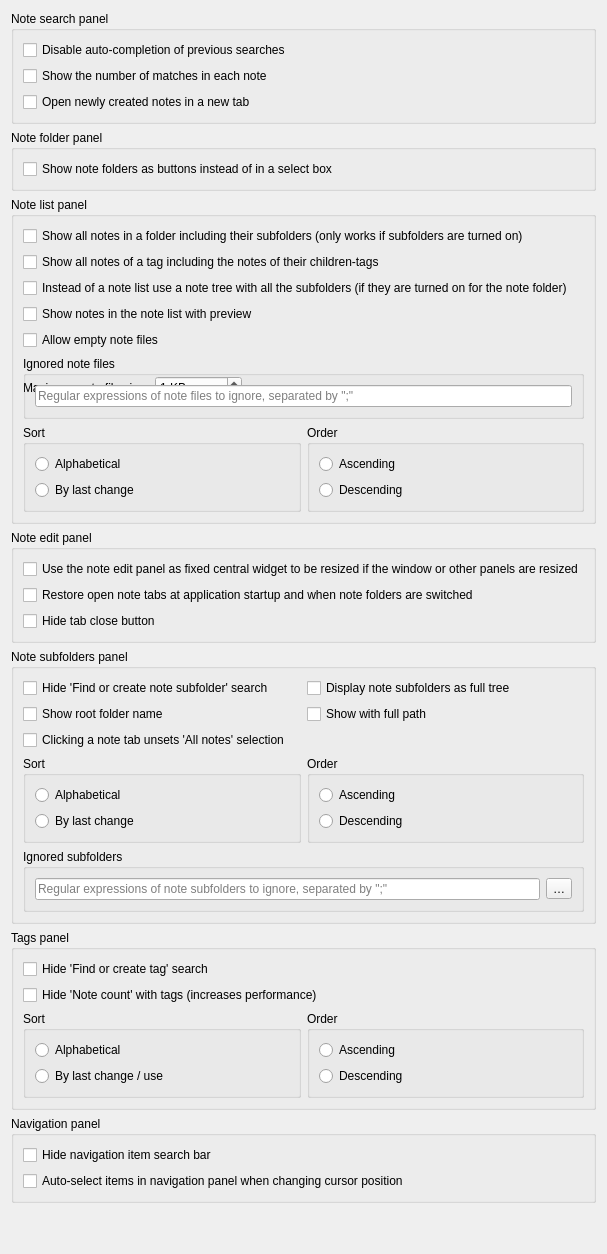
           <widget class="QWidget" name="panelsPage">
            <property name="enabled">
             <bool>true</bool>
            </property>
            <layout class="QGridLayout" name="gridLayout_63">
             <item row="2" column="0">
              <widget class="QGroupBox" name="notesPanelGroupBox">
               <property name="title">
                <string>Note list panel</string>
               </property>
               <layout class="QGridLayout" name="gridLayout_61">
                <item row="0" column="1" colspan="2">
                 <widget class="QCheckBox" name="noteSubfoldersPanelShowNotesRecursivelyCheckBox">
                  <property name="text">
                   <string>Show all notes in a folder including their subfolders (only works if subfolders are turned on)</string>
                  </property>
                 </widget>
                </item>
                <item row="1" column="1" colspan="2">
                 <widget class="QCheckBox" name="taggingShowNotesRecursivelyCheckBox">
                  <property name="text">
                   <string>Show all notes of a tag including the notes of their children-tags</string>
                  </property>
                 </widget>
                </item>
                 <item row="2" column="1" colspan="2">
                  <widget class="QCheckBox" name="enableNoteTreeCheckBox">
                   <property name="text">
                    <string>Instead of a note list use a note tree with all the subfolders (if they are turned on for the note folder)</string>
                   </property>
                  </widget>
                 </item>
                 <item row="3" column="1" colspan="2">
                  <widget class="QCheckBox" name="noteListPreviewCheckBox">
                   <property name="text">
                    <string>Show notes in the note list with preview</string>
                   </property>
                  </widget>
                 </item>
                  <item row="4" column="1" colspan="2">
                   <widget class="QCheckBox" name="allowEmptyNotesCheckBox">
                    <property name="text">
                     <string>Allow empty note files</string>
                    </property>
                   </widget>
                  </item>
                  <item row="5" column="1" colspan="2">
                   <widget class="QFrame" name="maxNoteFileSizeFrame">
                  <property name="minimumSize">
                   <size>
                    <width>0</width>
                    <height>0</height>
                   </size>
                  </property>
                  <property name="toolTip">
                   <string>Notes larger than this will not be shown in the note list</string>
                  </property>
                  <layout class="QHBoxLayout" name="horizontalLayout_16">
                   <property name="leftMargin">
                    <number>0</number>
                   </property>
                   <property name="topMargin">
                    <number>0</number>
                   </property>
                   <property name="rightMargin">
                    <number>0</number>
                   </property>
                   <property name="bottomMargin">
                    <number>0</number>
                   </property>
                   <item>
                    <widget class="QLabel" name="maxNoteFileSizeLabel">
                     <property name="text">
                      <string>Maximum note file size:</string>
                     </property>
                    </widget>
                   </item>
                   <item>
                    <widget class="QSpinBox" name="maxNoteFileSizeSpinBox">
                     <property name="suffix">
                      <string notr="true"> KB</string>
                     </property>
                     <property name="minimum">
                      <number>1</number>
                     </property>
                     <property name="maximum">
                      <number>1000000</number>
                     </property>
                    </widget>
                   </item>
                   <item>
                    <spacer name="maxNoteFileSizeSpacer">
                     <property name="orientation">
                      <enum>Qt::Orientation::Horizontal</enum>
                     </property>
                     <property name="sizeHint" stdset="0">
                      <size>
                       <width>40</width>
                       <height>20</height>
                      </size>
                     </property>
                    </spacer>
                   </item>
                  </layout>
                 </widget>
                </item>
                <item row="6" column="1">
                  <widget class="QGroupBox" name="notesPanelSortGroupBox">
                  <property name="title">
                   <string>Sort</string>
                  </property>
                  <layout class="QVBoxLayout" name="verticalLayout_16">
                   <item>
                    <widget class="QRadioButton" name="notesPanelSortAlphabeticalRadioButton">
                     <property name="text">
                      <string>Alphabetical</string>
                     </property>
                    </widget>
                   </item>
                   <item>
                    <widget class="QRadioButton" name="notesPanelSortByLastChangeRadioButton">
                     <property name="text">
                      <string>By last change</string>
                     </property>
                    </widget>
                   </item>
                  </layout>
                 </widget>
                </item>
                <item row="6" column="2">
                  <widget class="QGroupBox" name="notesPanelOrderGroupBox">
                  <property name="enabled">
                   <bool>true</bool>
                  </property>
                  <property name="title">
                   <string>Order</string>
                  </property>
                  <layout class="QVBoxLayout" name="verticalLayout_15">
                   <item>
                    <widget class="QRadioButton" name="notesPanelOrderAscendingRadioButton">
                     <property name="enabled">
                      <bool>true</bool>
                     </property>
                     <property name="text">
                      <string>Ascending</string>
                     </property>
                    </widget>
                   </item>
                   <item>
                    <widget class="QRadioButton" name="notesPanelOrderDescendingRadioButton">
                     <property name="text">
                      <string>Descending</string>
                     </property>
                    </widget>
                   </item>
                  </layout>
                 </widget>
                </item>
                <item row="5" column="1" colspan="2">
                  <widget class="QGroupBox" name="groupBox_39">
                  <property name="toolTip">
                   <string>Regular expressions of note files to ignore, separated by &quot;;&quot;</string>
                  </property>
                  <property name="title">
                   <string>Ignored note files</string>
                  </property>
                  <layout class="QHBoxLayout" name="horizontalLayout_14">
                   <item>
                    <widget class="QLineEdit" name="ignoredNoteFilesLineEdit">
                     <property name="placeholderText">
                      <string>Regular expressions of note files to ignore, separated by &quot;;&quot;</string>
                     </property>
                     <property name="clearButtonEnabled">
                      <bool>true</bool>
                     </property>
                    </widget>
                   </item>
                </layout>
               </widget>
              </item>
              </layout>
             </widget>
            </item>
             <item row="4" column="0">
              <widget class="QGroupBox" name="noteSubfoldersPanelGroupBox">
               <property name="title">
                <string>Note subfolders panel</string>
               </property>
               <layout class="QGridLayout" name="gridLayout_56">
                <item row="5" column="0">
                 <widget class="QGroupBox" name="noteSubfoldersPanelSortGroupBox">
                  <property name="title">
                   <string>Sort</string>
                  </property>
                  <layout class="QVBoxLayout" name="verticalLayout_17">
                   <item>
                    <widget class="QRadioButton" name="noteSubfoldersPanelSortAlphabeticalRadioButton">
                     <property name="text">
                      <string>Alphabetical</string>
                     </property>
                    </widget>
                   </item>
                   <item>
                    <widget class="QRadioButton" name="noteSubfoldersPanelSortByLastChangeRadioButton">
                     <property name="text">
                      <string>By last change</string>
                     </property>
                    </widget>
                   </item>
                  </layout>
                 </widget>
                </item>
                <item row="0" column="1">
                 <widget class="QCheckBox" name="noteSubfoldersPanelDisplayAsFullTreeCheckBox">
                  <property name="text">
                   <string>Display note subfolders as full tree</string>
                  </property>
                 </widget>
                </item>
                <item row="1" column="1">
                 <widget class="QCheckBox" name="noteSubfoldersPanelShowFullPathCheckBox">
                  <property name="text">
                   <string>Show with full path</string>
                  </property>
                 </widget>
                </item>
                <item row="6" column="0" colspan="2">
                 <widget class="QGroupBox" name="groupBox_30">
                  <property name="toolTip">
                   <string>Regular expressions of note subfolders to ignore, separated by &quot;;&quot;</string>
                  </property>
                  <property name="title">
                   <string>Ignored subfolders</string>
                  </property>
                  <layout class="QHBoxLayout" name="horizontalLayout_10">
                   <item>
                    <widget class="QLineEdit" name="ignoreNoteSubFoldersLineEdit">
                     <property name="placeholderText">
                      <string>Regular expressions of note subfolders to ignore, separated by &quot;;&quot;</string>
                     </property>
                     <property name="clearButtonEnabled">
                      <bool>true</bool>
                     </property>
                    </widget>
                   </item>
                   <item>
                    <widget class="QToolButton" name="ignoreNoteSubFoldersResetButton">
                     <property name="toolTip">
                      <string>Reset ignored subfolders</string>
                     </property>
                     <property name="text">
                      <string notr="true">…</string>
                     </property>
                     <property name="icon">
                      <iconset theme="edit-clear" resource="../breeze-qownnotes.qrc">
                       <normaloff>:/icons/breeze-qownnotes/16x16/edit-clear.svg</normaloff>:/icons/breeze-qownnotes/16x16/edit-clear.svg</iconset>
                     </property>
                    </widget>
                   </item>
                  </layout>
                 </widget>
                </item>
                <item row="1" column="0">
                 <widget class="QCheckBox" name="noteSubfoldersPanelShowRootFolderNameCheckBox">
                  <property name="text">
                   <string>Show root folder name</string>
                  </property>
                 </widget>
                </item>
                <item row="0" column="0">
                 <widget class="QCheckBox" name="noteSubfoldersPanelHideSearchCheckBox">
                  <property name="text">
                   <string>Hide 'Find or create note subfolder' search</string>
                  </property>
                 </widget>
                </item>
                <item row="5" column="1">
                 <widget class="QGroupBox" name="noteSubfoldersPanelOrderGroupBox">
                  <property name="title">
                   <string>Order</string>
                  </property>
                  <layout class="QVBoxLayout" name="verticalLayout_18">
                   <item>
                    <widget class="QRadioButton" name="noteSubfoldersPanelOrderAscendingRadioButton">
                     <property name="text">
                      <string>Ascending</string>
                     </property>
                    </widget>
                   </item>
                   <item>
                    <widget class="QRadioButton" name="noteSubfoldersPanelOrderDescendingRadioButton">
                     <property name="text">
                      <string>Descending</string>
                     </property>
                    </widget>
                   </item>
                  </layout>
                 </widget>
                </item>
                <item row="2" column="0">
                 <widget class="QCheckBox" name="noteSubfoldersPanelTabsUnsetAllNotesSelectionCheckBox">
                  <property name="text">
                   <string>Clicking a note tab unsets 'All notes' selection</string>
                  </property>
                 </widget>
                </item>
               </layout>
              </widget>
             </item>
             <item row="3" column="0">
              <widget class="QGroupBox" name="noteEditPanelGroupBox">
               <property name="title">
                <string>Note edit panel</string>
               </property>
               <layout class="QGridLayout" name="gridLayout_67">
                <item row="1" column="1" colspan="2">
                 <widget class="QCheckBox" name="restoreNoteTabsCheckBox">
                  <property name="text">
                   <string>Restore open note tabs at application startup and when note folders are switched</string>
                  </property>
                 </widget>
                </item>
                <item row="0" column="1" colspan="2">
                 <widget class="QCheckBox" name="noteEditCentralWidgetCheckBox">
                  <property name="toolTip">
                   <string>If this is disabled you are able to create more complex panel layouts, but all panels will be resized if the window is resized</string>
                  </property>
                  <property name="text">
                   <string>Use the note edit panel as fixed central widget to be resized if the window or other panels are resized</string>
                  </property>
                 </widget>
                </item>
                <item row="2" column="1" colspan="2">
                 <widget class="QCheckBox" name="hideTabCloseButtonCheckBox">
                  <property name="text">
                   <string>Hide tab close button</string>
                  </property>
                 </widget>
                </item>
               </layout>
              </widget>
             </item>
             <item row="6" column="0">
              <widget class="QGroupBox" name="navigationPanelGroupBox">
               <property name="title">
                <string>Navigation panel</string>
               </property>
               <layout class="QVBoxLayout" name="verticalLayout_25">
                <item>
                 <widget class="QCheckBox" name="navigationPanelHideSearchCheckBox">
                  <property name="text">
                   <string>Hide navigation item search bar</string>
                  </property>
                 </widget>
                </item>
                <item>
                 <widget class="QCheckBox" name="navigationPanelAutoSelectCheckBox">
                  <property name="text">
                   <string>Auto-select items in navigation panel when changing cursor position</string>
                  </property>
                 </widget>
                </item>
               </layout>
              </widget>
             </item>
             <item row="5" column="0">
              <widget class="QGroupBox" name="tagsPanelGroupBox">
               <property name="title">
                <string>Tags panel</string>
               </property>
               <layout class="QGridLayout" name="gridLayout_57">
                <item row="2" column="0">
                 <widget class="QGroupBox" name="tagsPanelSortGroupBox">
                  <property name="title">
                   <string>Sort</string>
                  </property>
                  <layout class="QVBoxLayout" name="verticalLayout_19">
                   <item>
                    <widget class="QRadioButton" name="tagsPanelSortAlphabeticalRadioButton">
                     <property name="text">
                      <string>Alphabetical</string>
                     </property>
                    </widget>
                   </item>
                   <item>
                    <widget class="QRadioButton" name="tagsPanelSortByLastChangeRadioButton">
                     <property name="text">
                      <string>By last change / use</string>
                     </property>
                    </widget>
                   </item>
                  </layout>
                 </widget>
                </item>
                <item row="2" column="1">
                 <widget class="QGroupBox" name="tagsPanelOrderGroupBox">
                  <property name="title">
                   <string>Order</string>
                  </property>
                  <layout class="QVBoxLayout" name="verticalLayout_20">
                   <item>
                    <widget class="QRadioButton" name="tagsPanelOrderAscendingRadioButton">
                     <property name="text">
                      <string>Ascending</string>
                     </property>
                    </widget>
                   </item>
                   <item>
                    <widget class="QRadioButton" name="tagsPanelOrderDescendingRadioButton">
                     <property name="text">
                      <string>Descending</string>
                     </property>
                    </widget>
                   </item>
                  </layout>
                 </widget>
                </item>
                <item row="0" column="0" colspan="2">
                 <widget class="QCheckBox" name="tagsPanelHideSearchCheckBox">
                  <property name="text">
                   <string>Hide 'Find or create tag' search</string>
                  </property>
                 </widget>
                </item>
                <item row="1" column="0" colspan="2">
                 <widget class="QCheckBox" name="tagsPanelHideNoteCountCheckBox">
                  <property name="text">
                   <string>Hide 'Note count' with tags (increases performance)</string>
                  </property>
                 </widget>
                </item>
               </layout>
              </widget>
             </item>
             <item row="7" column="0">
              <spacer name="verticalSpacer_14">
               <property name="orientation">
                <enum>Qt::Vertical</enum>
               </property>
               <property name="sizeHint" stdset="0">
                <size>
                 <width>20</width>
                 <height>40</height>
                </size>
               </property>
              </spacer>
             </item>
             <item row="0" column="0">
              <widget class="QGroupBox" name="notesPanelGroupBox_2">
               <property name="title">
                <string>Note search panel</string>
               </property>
               <layout class="QGridLayout" name="gridLayout_69">
                <item row="0" column="1">
                 <widget class="QCheckBox" name="disableSavedSearchesAutoCompletionCheckBox">
                  <property name="text">
                   <string>Disable auto-completion of previous searches</string>
                  </property>
                 </widget>
                </item>
                 <item row="1" column="1">
                  <widget class="QCheckBox" name="showMatchesCheckBox">
                   <property name="text">
                    <string>Show the number of matches in each note</string>
                   </property>
                  </widget>
                 </item>
                 <item row="2" column="1">
                  <widget class="QCheckBox" name="noteSearchPanelOpenCreatedNotesInNewTabCheckBox">
                   <property name="text">
                    <string>Open newly created notes in a new tab</string>
                   </property>
                  </widget>
                 </item>
                </layout>
               </widget>
              </item>
             <item row="1" column="0">
              <widget class="QGroupBox" name="noteFolderPanelGroupBox">
               <property name="title">
                <string>Note folder panel</string>
               </property>
               <layout class="QGridLayout" name="gridLayout_75">
                <item row="0" column="1" colspan="2">
                 <widget class="QCheckBox" name="noteFolderButtonsCheckBox">
                  <property name="text">
                   <string>Show note folders as buttons instead of in a select box</string>
                  </property>
                 </widget>
                </item>
               </layout>
              </widget>
             </item>
            </layout>
           </widget>
